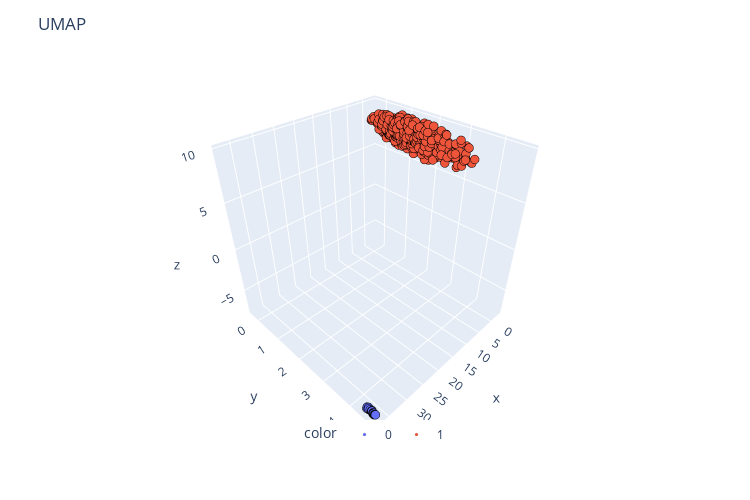

Notebook cell for this chart:
### Code cell
chart(X_trans, objGroup.labels_)

### Figure 1 — Plotly figure (JSON) as saved in the notebook; plotly's stock layout.template omitted (floating-point values rounded to 4 significant figures; data arrays with more than 128 entries replaced by an {"elided": "..."} marker saying what was removed)
{"data": [{"hovertemplate": "color=0<br>x=%{x}<br>y=%{y}<br>z=%{z}<extra></extra>", "legendgroup": "0", "marker": {"color": "#636efa", "line": {"color": "black", "width": 0.1}, "size": 3, "symbol": "circle"}, "mode": "markers", "name": "0", "scene": "scene", "showlegend": true, "type": "scatter3d", "x": [37.35, 37.18, 37.34, 37.23, 37.35, 37.14, 37.19, 37.38, 37.15, 37.35, 37.14, 37.21, 37.26, 37.28, 37.25, 37.27, 37.25, 37.34, 37.28, 37.42, 37.41, 37.22, 37.28, 37.26, 37.31, 37.26, 37.33, 37.2], "y": [4.607, 4.552, 4.412, 4.521, 4.482, 4.469, 4.464, 4.403, 4.518, 4.687, 4.492, 4.576, 4.441, 4.507, 4.627, 4.625, 4.444, 4.643, 4.649, 4.676, 4.469, 4.542, 4.563, 4.599, 4.488, 4.626, 4.613, 4.513], "z": [-7.481, -7.333, -7.288, -7.411, -7.408, -7.508, -7.46, -7.483, -7.446, -7.325, -7.512, -7.428, -7.302, -7.333, -7.494, -7.397, -7.257, -7.494, -7.451, -7.328, -7.274, -7.422, -7.314, -7.42, -7.332, -7.466, -7.393, -7.352]}, {"hovertemplate": "color=1<br>x=%{x}<br>y=%{y}<br>z=%{z}<extra></extra>", "legendgroup": "1", "marker": {"color": "#EF553B", "line": {"color": "black", "width": 0.1}, "size": 3, "symbol": "circle"}, "mode": "markers", "name": "1", "scene": "scene", "showlegend": true, "type": "scatter3d", "x": {"elided": "553 float values"}, "y": {"elided": "553 float values"}, "z": {"elided": "553 float values"}}], "layout": {"height": 500, "legend": {"orientation": "h", "title": {"text": "color"}, "tracegroupgap": 0, "x": 0.5, "xanchor": "center", "y": 0, "yanchor": "top"}, "margin": {"t": 60}, "scene": {"domain": {"x": [0, 1], "y": [0, 1]}, "xaxis": {"title": {"text": "x"}}, "yaxis": {"title": {"text": "y"}}, "zaxis": {"title": {"text": "z"}}}, "showlegend": true, "title": {"text": "UMAP"}, "width": 750}}
